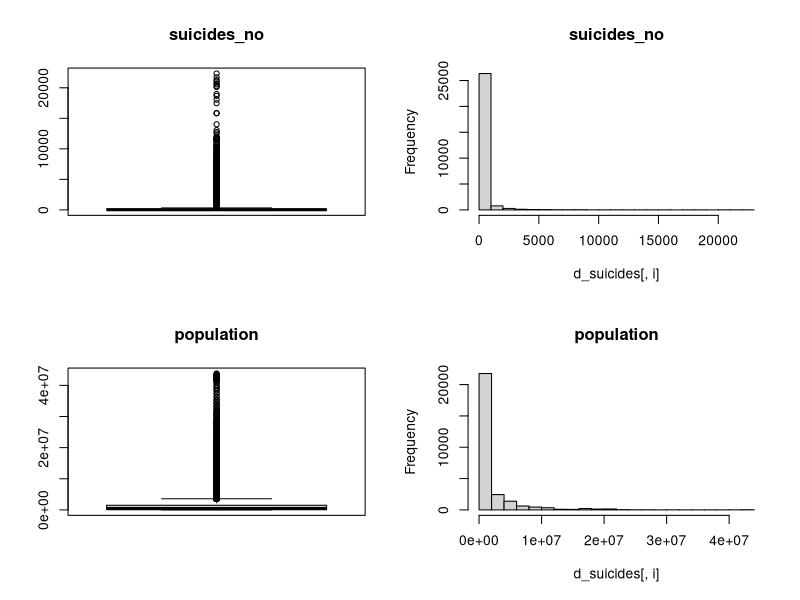
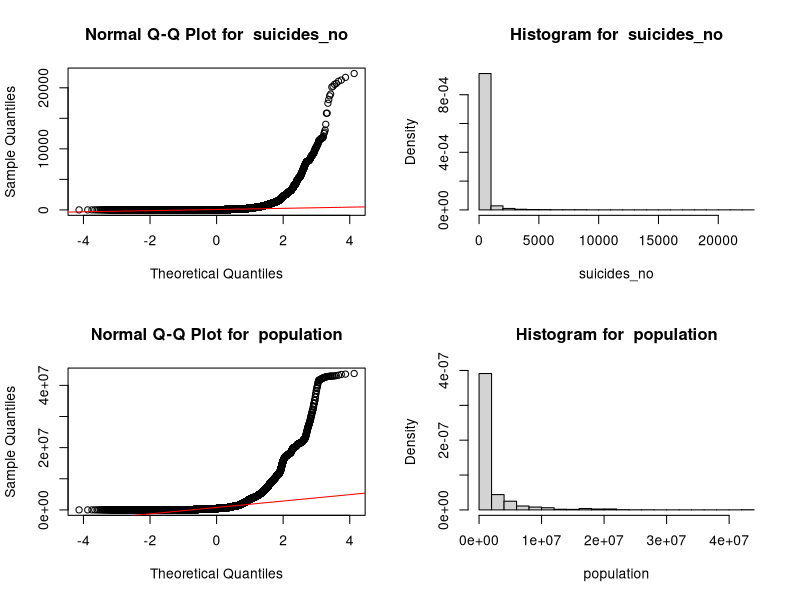
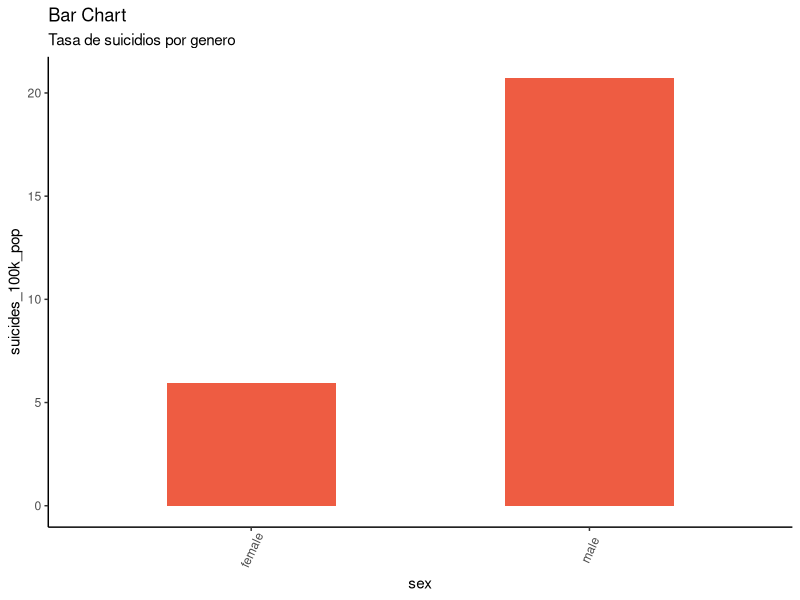

Here is the R script that generated these plots, in order:
# Iniciando PRA2
# https://www.kaggle.com/rushirdx/suicide-rates-from-1986-to-2016/data
library(dplyr)
library(knitr)
library(ggplot2)

# 1 DESCRIPCION DEL DATASET

# Lectura de datos
data <- read.csv("../data/suicide.csv", header = TRUE, sep = ",", quote="\"", dec=".",fill = TRUE)
dim(data) 
# Tenemos 27820 observaciones y un total de 12 variables.
summary(data)
# Tipos de datos
str(data)
res <- sapply(data,class)
kable(data.frame(variables=names(res),clase=as.vector(res)))

# 2 INTEGRACION Y SELECCION DE DATOS

# Eliminar columnas
d_suicides <- select(data, -HDI.for.year, -country.year)
str(d_suicides)

# 3 LIMIPIEZA DE DATOS

# 3.1 Los datos que contienen ceros o elementos vacíos
colSums(is.na(d_suicides))
colSums(d_suicides=="")
colSums(d_suicides=="0")

# 3.2 Identificación y tratamiento de valores extremos

# Análisis mediante diagramas de cajas e histogramas
par(mfrow=c(2,2))
cols <- c("suicides_no","population")
for(i in cols) {
  if (is.integer(d_suicides[,i])){
    boxplot(d_suicides[,i], main = i, width = 100)
    hist(d_suicides[,i], main = i)
  }
}

# Por la naturaleza de las variables population y suicides, no siguen una distribución normal.

par(mfrow=c(2,2))
cols <- c("sex","age","generation")
for (i in cols){
  if (is.factor(d_suicides[,i])){
    counts <- table(d_suicides[,i])
    barplot(counts,main=paste("Distribution of ", i), 
            xlab=i)
  }
}

# La variable sex tiene dos clases: female y male, ambas con la misma cantidad de registros
# La variable age tiene 6 clases: "", ambas con la misma cantidad de registros.
# La variable generation tiene 6 clases con diferente cantidad de registros.


# 4 ANALISIS DE LOS DATOS

# 4.1 Seleccion de los grupos de datos que se quieren analizar

# ¿Es mayor la tasa de suicidios en hombres que en mujeres (en función del porcentaje de población)?
#  - Atributos: sex, suicides_no, population
#  - Calcular la tasa de suicidios por sex.
#  - Gráfica o tabla donde se muestra una comparativa entre la tasa de suicidios entre hombres y mujeres.



#¿Qué generación tiene una tasa más alta de suicidios según el nivel de riqueza de su país en el 2008 durante la crisis económica mundial?
  
#  -  Atributos: suicides_no, population, generation, gdp_per_capita...., country, year
#  -	Clasificar los países según el producto interno bruto gdp_for_capita para el 2008.
#  -	Agregar una columna nueva con la clasificación en 3 grupos (Primer mundo, segundo mundo, tercer mundo), para esto utilizaremos un algoritmo de clasificación no supervisado.
#  -  Calcular la tasa de suicidios por generación / nivel de riqueza.
#  -	Comparativa por generación y tasa de suicidios para el año 2008.


#¿Cómo ha evolucionado la tasa de suicidios desde el 1985 en España? 

# - Atributos: suicides_no, population, year, country=Spain,  
# -	Columna que sume el número por cada año (actualmente por cada anio existen 12 registros, 2 sex x 6 age).
#-	Columna que sume la población por cada año.
#-	Calcular la tasa de suicidios por cada año.
#-	Graficar para identificar de picos o valores altos.

# Proyección del número de suicidios en los siguientes 5 años.

# Nota: Pregunta derivada en función de los resultados de la pregunta anterior.


# 4.2 Comprobacion de la normalidad y homogeneidad de la varianza

# Análisis de Normalidad

par(mfrow=c(2,2))
cols <- c("suicides_no", "population")
for (i in cols){
  qqnorm(d_suicides[,i],main = paste("Normal Q-Q Plot for ", i))
  qqline(d_suicides[,i],col="red")
  hist(d_suicides[,i], 
        main=paste("Histogram for ", i), 
        xlab=i, freq = FALSE)
}
 # No son variables normales...

# Análisis de homogeneidad de la varianza

# 4.3 Aplicando pruebas estadisticas para comparar grupos


# ¿Es mayor la tasa de suicidios en hombres que en mujeres (en función del porcentaje de población)?
#  - Atributos: sex, suicides_no, population
#  - Calcular la tasa de suicidios por sex.
#  - Gráfica o tabla donde se muestra una comparativa entre la tasa de suicidios entre hombres y mujeres.
df  <- d_suicides %>% select(sex, suicides_no, population)
df[2:3] <- lapply(df[2:3], as.numeric)
report <- df %>%
  group_by(sex) %>%
  summarise_all(funs(sum)) %>%
  mutate(suicides_100k_pop = suicides_no / population * 100000)

theme_set(theme_classic())
g <- ggplot(report, aes(sex,suicides_100k_pop))
g + geom_bar(stat="identity", width = 0.5, fill="tomato2") + 
  labs(title="Bar Chart", 
       subtitle="Tasa de suicidios por genero") +
  theme(axis.text.x = element_text(angle=65, vjust=0.6))
